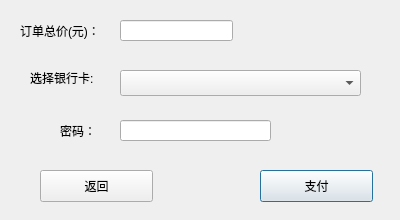
<?xml version="1.0" encoding="UTF-8"?>
<ui version="4.0">
 <class>PayOffDialog</class>
 <widget class="QDialog" name="PayOffDialog">
  <property name="geometry">
   <rect>
    <x>0</x>
    <y>0</y>
    <width>400</width>
    <height>220</height>
   </rect>
  </property>
  <property name="windowTitle">
   <string>Dialog</string>
  </property>
  <widget class="QLabel" name="label">
   <property name="geometry">
    <rect>
     <x>20</x>
     <y>20</y>
     <width>81</width>
     <height>21</height>
    </rect>
   </property>
   <property name="text">
    <string>订单总价(元)：</string>
   </property>
  </widget>
  <widget class="QLineEdit" name="lineEdit">
   <property name="geometry">
    <rect>
     <x>120</x>
     <y>20</y>
     <width>113</width>
     <height>21</height>
    </rect>
   </property>
  </widget>
  <widget class="QLabel" name="label_2">
   <property name="geometry">
    <rect>
     <x>30</x>
     <y>70</y>
     <width>71</width>
     <height>16</height>
    </rect>
   </property>
   <property name="text">
    <string>选择银行卡:</string>
   </property>
  </widget>
  <widget class="QComboBox" name="comboBox">
   <property name="geometry">
    <rect>
     <x>120</x>
     <y>70</y>
     <width>241</width>
     <height>26</height>
    </rect>
   </property>
  </widget>
  <widget class="QPushButton" name="pushButton">
   <property name="geometry">
    <rect>
     <x>260</x>
     <y>170</y>
     <width>113</width>
     <height>32</height>
    </rect>
   </property>
   <property name="text">
    <string>支付</string>
   </property>
  </widget>
  <widget class="QPushButton" name="pushButton_2">
   <property name="geometry">
    <rect>
     <x>40</x>
     <y>170</y>
     <width>113</width>
     <height>32</height>
    </rect>
   </property>
   <property name="text">
    <string>返回</string>
   </property>
  </widget>
  <widget class="QLabel" name="label_3">
   <property name="geometry">
    <rect>
     <x>60</x>
     <y>120</y>
     <width>41</width>
     <height>21</height>
    </rect>
   </property>
   <property name="text">
    <string>密码：</string>
   </property>
  </widget>
  <widget class="QLineEdit" name="lineEdit_2">
   <property name="geometry">
    <rect>
     <x>120</x>
     <y>120</y>
     <width>151</width>
     <height>21</height>
    </rect>
   </property>
  </widget>
 </widget>
 <resources/>
 <connections/>
</ui>
